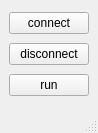
<?xml version="1.0" encoding="UTF-8"?>
<ui version="4.0">
 <class>MainWindow</class>
 <widget class="QMainWindow" name="MainWindow">
  <property name="geometry">
   <rect>
    <x>0</x>
    <y>0</y>
    <width>98</width>
    <height>133</height>
   </rect>
  </property>
  <property name="windowTitle">
   <string>MainWindow</string>
  </property>
  <widget class="QWidget" name="centralwidget">
   <layout class="QVBoxLayout" name="verticalLayout">
    <item>
     <widget class="QPushButton" name="Button1">
      <property name="text">
       <string>connect</string>
      </property>
     </widget>
    </item>
    <item>
     <widget class="QPushButton" name="Button2">
      <property name="text">
       <string>disconnect</string>
      </property>
     </widget>
    </item>
    <item>
     <widget class="QPushButton" name="Button3">
      <property name="text">
       <string>run</string>
      </property>
     </widget>
    </item>
   </layout>
  </widget>
  <widget class="QMenuBar" name="menubar">
   <property name="geometry">
    <rect>
     <x>0</x>
     <y>0</y>
     <width>98</width>
     <height>21</height>
    </rect>
   </property>
  </widget>
  <widget class="QStatusBar" name="statusbar"/>
 </widget>
 <resources/>
 <connections/>
</ui>
